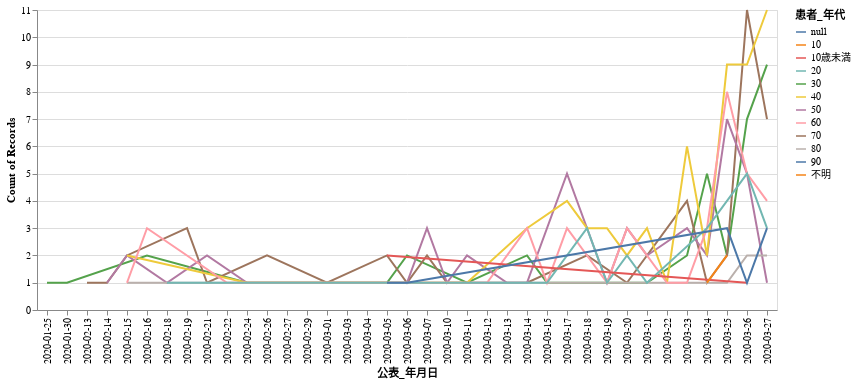

Notebook code for this chart:
### Code cell
alt.Chart(df).mark_line().encode(
    alt.X("公表_年月日"),
    y='count()',
    color='患者_年代'
)

### Figure 1 — Vega-Lite specification as saved in the notebook (floating-point values rounded to 4 significant figures; data arrays with more than 128 entries replaced by an {"elided": "..."} marker saying what was removed)
{"config": {"view": {"continuousWidth": 400, "continuousHeight": 300}}, "data": {"name": "data-6637a90094fb0c3107d339877f3fe188"}, "mark": "line", "encoding": {"color": {"type": "nominal", "field": "患者_年代"}, "x": {"type": "nominal", "field": "公表_年月日"}, "y": {"type": "quantitative", "aggregate": "count"}}, "$schema": "https://vega.github.io/schema/vega-lite/v4.0.2.json", "datasets": {"data-6637a90094fb0c3107d339877f3fe188": {"elided": "298 records"}}}
